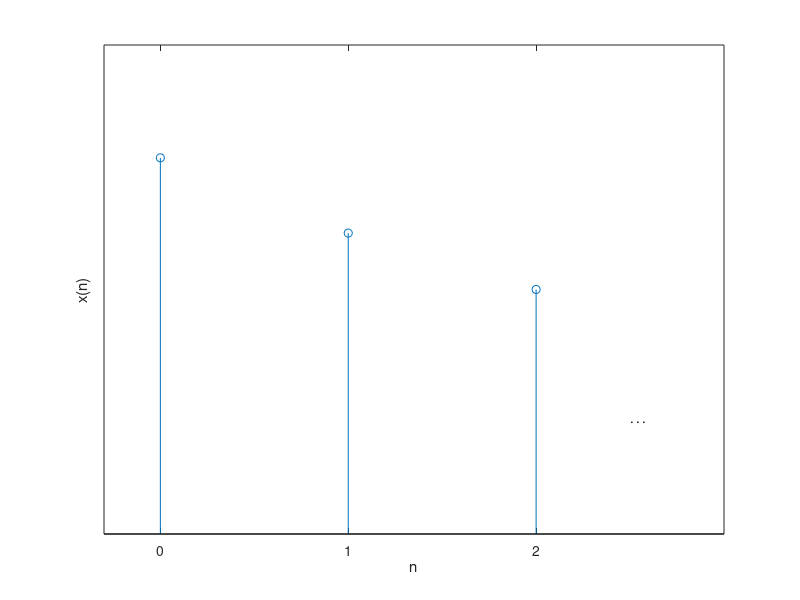
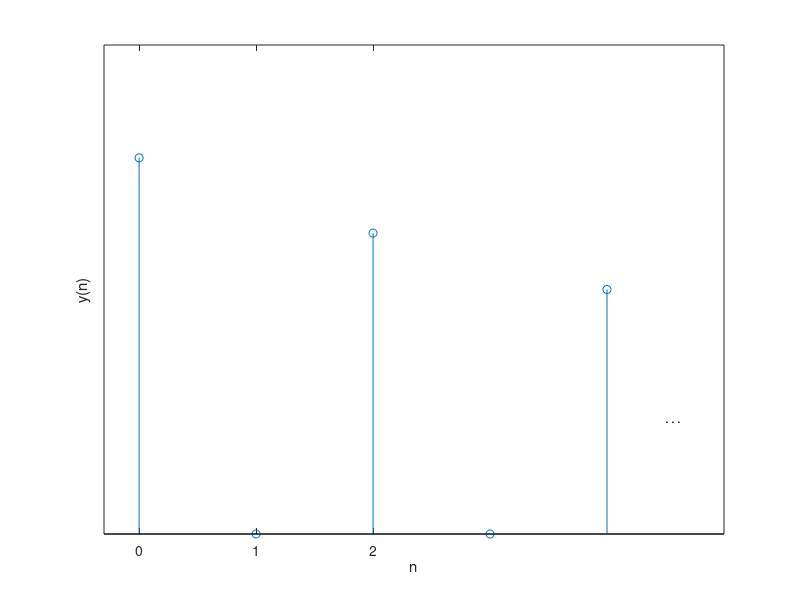
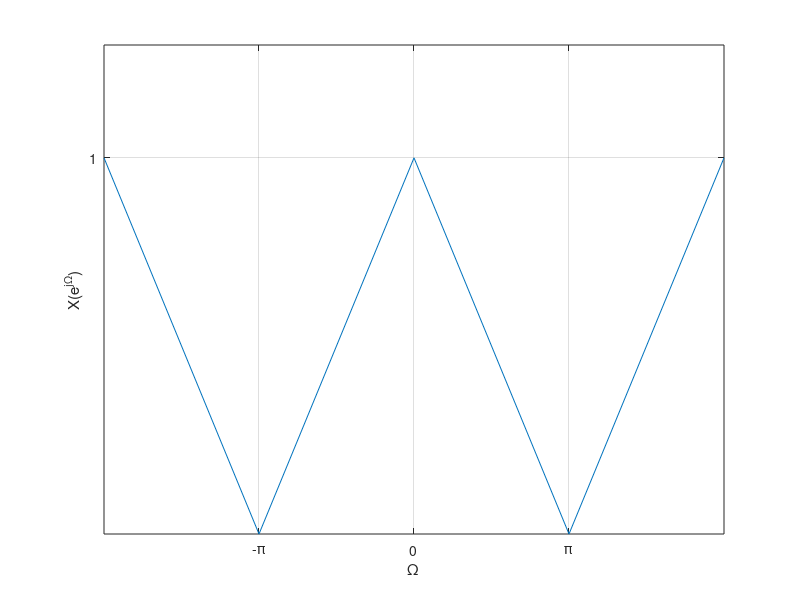
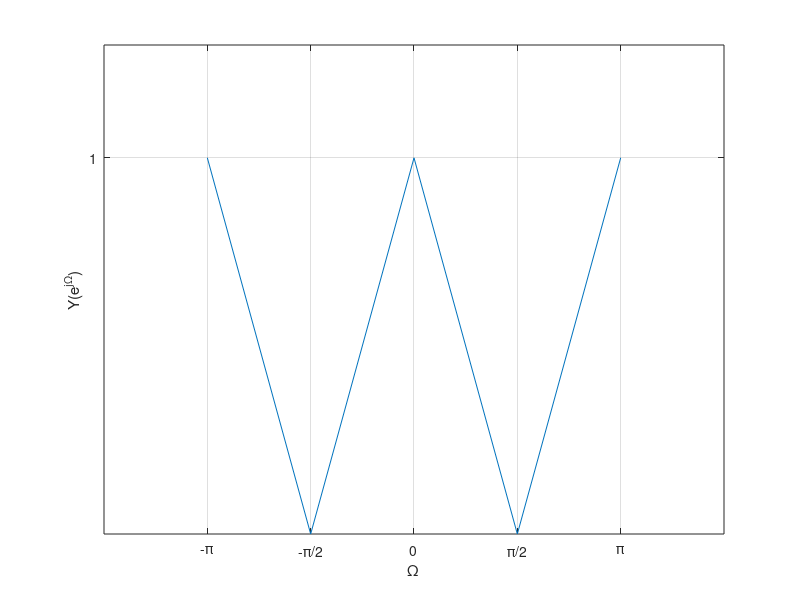

MATLAB code to generate these figures, in order:
%% ECE512 lecture 31 and 32
clear all; clc;
%% stem1
y=[1 .8 .65];
figure(1); clf;
stem(y)
xlabel('n')
ylabel('x(n)')
xlim([.7 4])
ylim([0 1.3])
set(gca, 'XTick', [1 2 3],'XTickLabel',{'0','1','2'})
set(gca, 'YTick', [],'YTickLabel',{})
text(3.5,.3,'. . .')
%% stem2
y=[1 0 .8 0 .65];
figure(2); clf;
stem(y)
xlabel('n')
ylabel('y(n)')
xlim([.7 6])
ylim([0 1.3])
set(gca, 'XTick', [1 2 3],'XTickLabel',{'0','1','2'})
set(gca, 'YTick', [],'YTickLabel',{})
text(5.5,.3,'. . .')

%% tri1
y=[1 0 1 0 1];
x=[-2 -1 0 1 2];
figure(3); clf;
plot(x,y)
xlabel('\Omega')
ylabel('X(e^j^\Omega)')
% xlim([.7 6])
ylim([0 1.3])
set(gca, 'XTick', [-1 0 1],'XTickLabel',{'-\pi','0','\pi'})
set(gca, 'YTick', [1],'YTickLabel',{'1'})
grid
%% tri2
y=[1 0 1 0 1];
x=[-2 -1 0 1 2];
figure(4); clf;
plot(x,y)
xlabel('\Omega')
ylabel('Y(e^j^\Omega)')
xlim([-3 3])
ylim([0 1.3])
set(gca, 'XTick', [-2 -1 0 1 2],'XTickLabel',{'-\pi','-\pi/2','0','\pi/2','\pi'})
set(gca, 'YTick', [1],'YTickLabel',{'1'})
grid
%% stem3
y=[1 .3 .2 -.2 .4];
figure(5); clf;
stem(y)
xlabel('n')
ylabel('x(n)')
xlim([.7 5.3])
ylim([-.5 1.3])
set(gca, 'XTick', [1 2 3 4 5],'XTickLabel',{'0','1','2', '3','4'})
set(gca, 'YTick', [],'YTickLabel',{})
%% stem4
y=[1 .2  .4];
figure(6); clf;
stem(y)
xlabel('n')
ylabel('y(n)')
xlim([.7 3.3])
ylim([-.5 1.3])
set(gca, 'XTick', [1 2 3],'XTickLabel',{'0','1','2'})
set(gca, 'YTick', [],'YTickLabel',{})
%% stem5
y=[1 0 .2 0 .4];
figure(7); clf;
stem(y)
xlabel('n')
ylabel('u(n)')
xlim([.7 5.3])
ylim([-.5 1.3])
set(gca, 'XTick', [1 2 3 4 5],'XTickLabel',{'0','1','2', '3','4'})
set(gca, 'YTick', [],'YTickLabel',{})
%% tri3 (same as tri1)
y=[1 0 1 0 1];
x=[-2 -1 0 1 2];
figure(8); clf;
plot(x,y)
xlabel('\Omega')
ylabel('X(e^j^\Omega)')
% xlim([.7 6])
ylim([0 1.3])
set(gca, 'XTick', [-1 0 1],'XTickLabel',{'-\pi','0','\pi'})
set(gca, 'YTick', [1],'YTickLabel',{'1'})
grid
%% tri4
y1=[0 1 0];
x1=[-1 0 1];
y2=[0 1 0 1 0];
x2=[-2 -1 0 1 2];
figure(9); clf;
h=plot(x1,y1,x2,y2,'--')
xlabel('\Omega')
% ylabel('X(e^j^\Omega)')
% xlim([.7 6])
ylim([0 1.3])
set(gca, 'XTick', [-1  1],'XTickLabel',{'-2\pi','2\pi'})
set(gca, 'YTick', [],'YTickLabel',{})

h=text(-1.8, .35,'1/2 X(e^j^\Omega^+^\pi)')
set(h,'Rotation',47);
h=text(-.5, .65,'1/2 X(e^j^\Omega)')
set(h,'Rotation',47);
grid

patch( [-.98 -.5 -.02],[0 .48 0], [1 0.8 0.8])
patch( [0.02 .5 .98],[0 .48 0], [1 0.8 0.8])
text(.3,.1,'aliasing')
text(-.7,.1,'aliasing')
%% tri5
y=[1 0 0 1 0 0 1];
x=[-3 -2 -1 0 1 2 3];
figure(10); clf;
plot(x,y)
xlabel('\Omega')
ylabel('X(e^j^\Omega)')
% xlim([.7 6])
ylim([0 1.3])
set(gca, 'XTick', [-2 -1 0 1 2],'XTickLabel',{'-\pi','-\pi/2','0','\pi/2','\pi'})
set(gca, 'YTick', [1],'YTickLabel',{'1'})
grid

%% tri6 (same as tri1)
y=[1 0 1 0 1];
x=[-2 -1 0 1 2];
figure(11); clf;
plot(x,y)
xlabel('\Omega')
ylabel('U(e^j^\Omega)')
% xlim([.7 6])
ylim([0 1.3])
set(gca, 'XTick', [-1 0 1],'XTickLabel',{'-\pi','0','\pi'})
set(gca, 'YTick', [1],'YTickLabel',{'1'})
grid
%% tri7 (same as tri2)
y=[1 0 1 0 1];
x=[-2 -1 0 1 2];
figure(12); clf;
plot(x,y)
xlabel('\Omega')
ylabel('V(e^j^\Omega)')
xlim([-3 3])
ylim([0 1.3])
set(gca, 'XTick', [-2 -1 0 1 2],'XTickLabel',{'-\pi','-\pi/2','0','\pi/2','\pi'})
set(gca, 'YTick', [1],'YTickLabel',{'1'})
grid
text(1.25,.1,'images')
text(-1.8,.1,'images')
%% tri8 (same as tri5)
y=[1 0 0 1 0 0 1];
x=[-3 -2 -1 0 1 2 3];
figure(13); clf;
plot(x,y)
xlabel('\Omega')
ylabel('Y(e^j^\Omega)')
% xlim([.7 6])
ylim([0 1.3])
set(gca, 'XTick', [-2 -1 0 1 2],'XTickLabel',{'-\pi','-\pi/2','0','\pi/2','\pi'})
set(gca, 'YTick', [1],'YTickLabel',{'1'})
grid